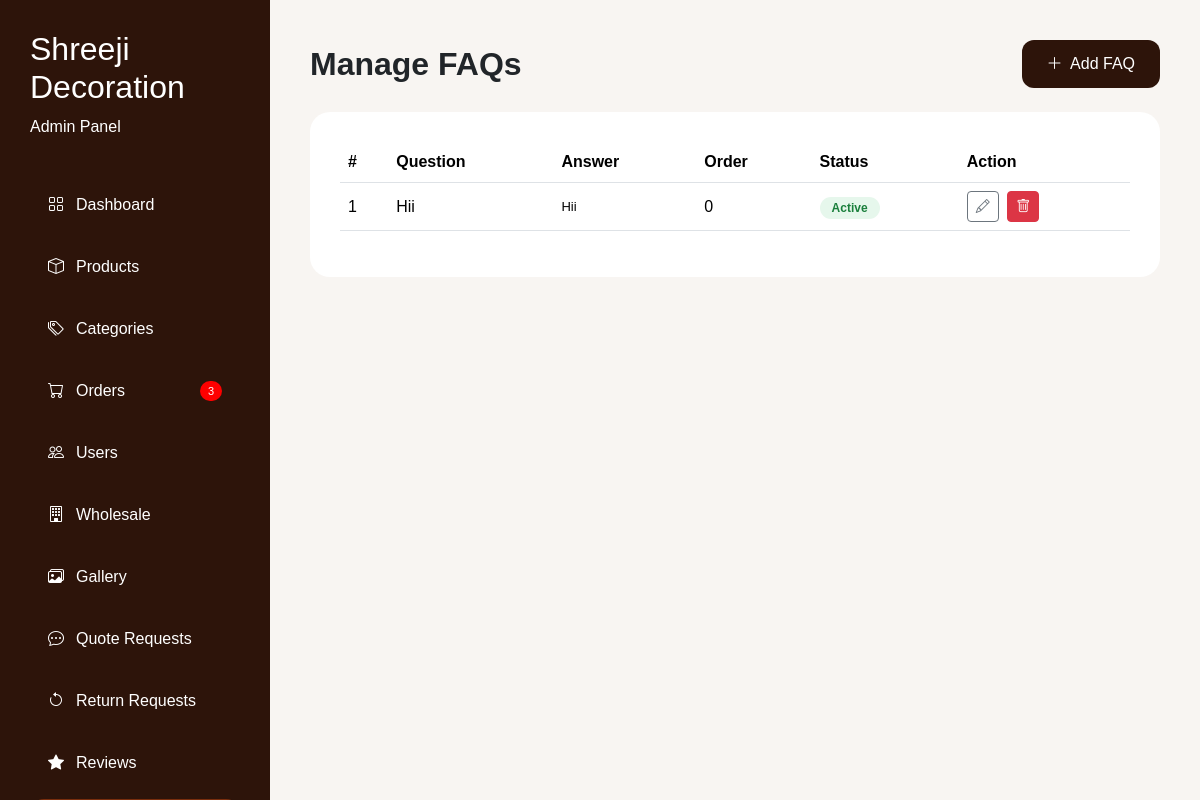
Screenshot of /admin/faq.php (signed in) with the database file from the repository.
### tables this page shows
CREATE TABLE `faq` (
  `id` int(11) NOT NULL,
  `question` text DEFAULT NULL,
  `answer` longtext DEFAULT NULL,
  `display_order` int(11) DEFAULT 0,
  `status` tinyint(4) DEFAULT 1
);

### admin/faq.php (the view, shortened to what this page needs)
<?php
require_once '../config/db.php';
$faqs = mysqli_query($conn, "SELECT * FROM faq ORDER BY display_order ASC, id DESC");
?>
<!DOCTYPE html>
<html>
<head>
    <link href="https://cdn.jsdelivr.net/npm/bootstrap@5.3.3/dist/css/bootstrap.min.css" rel="stylesheet">
    <link rel="stylesheet" href="https://cdn.jsdelivr.net/npm/bootstrap-icons@1.11.3/font/bootstrap-icons.min.css">
</head>
<body>
    <?php include 'includes/sidebar.php'; ?>
    <div class="main-content">
        <div class="d-flex justify-content-between align-items-center mb-4">
            <h2 class="fw-bold mb-0">Manage FAQs</h2>
            <button class="btn-save" data-bs-toggle="modal" data-bs-target="#addFaqModal">
                <i class="bi bi-plus-lg me-1"></i> Add FAQ
            </button>
        </div>
        <div class="card-box">
            <table class="table">
                <thead>
                    <tr>
                        <th>#</th>
                        <th>Question</th>
                        <th>Answer</th>
                        <th>Order</th>
                        <th>Status</th>
                        <th>Action</th>
                    </tr>
                </thead>
                <tbody>
                    <?php while ($faq = mysqli_fetch_assoc($faqs)) { ?>
                        <tr>
                            <td><?= (int) $faq['id']; ?></td>
                            <td class="faq-question"><?= htmlspecialchars($faq['question']); ?></td>
                            <td class="faq-answer-preview">
                                <?php
                                    $answerPreview = $faq['answer'];
                                ?>
                                <?= htmlspecialchars($answerPreview); ?>
                            </td>
                            <td><?= (int) $faq['display_order']; ?></td>
                            <td>
                                <a href="faq.php?toggle=<?= (int) $faq['id']; ?>" class="text-decoration-none">
                                    <span class="status-pill <?= $faq['status'] == 1 ? 'status-active' : 'status-inactive'; ?>">
                                        <?= $faq['status'] == 1 ? 'Active' : 'Inactive'; ?>
                                    </span>
                                </a>
                            </td>
                            <td>
                                <button
                                    class="btn btn-outline-secondary btn-sm me-1 edit-faq-btn"
                                    data-bs-toggle="modal"
                                    data-bs-target="#editFaqModal"
                                    data-id="<?= (int) $faq['id']; ?>"
                                    data-question="<?= htmlspecialchars($faq['question'], ENT_QUOTES); ?>"
                                    data-answer="<?= htmlspecialchars($faq['answer'], ENT_QUOTES); ?>"
                                    data-order="<?= (int) $faq['display_order']; ?>">
                                    <i class="bi bi-pencil"></i>
                                </button>
                                <a href="faq.php?delete=<?= (int) $faq['id']; ?>"
                                    class="btn btn-danger btn-sm"
                                    onclick="return confirm('Delete this FAQ?')">
                                    <i class="bi bi-trash"></i>
                                </a>
                            </td>
                        </tr>
                    <?php } ?>
                </tbody>
            </table>
        </div>
    </div>
</body>
</html>

### admin/faq.php (style rules this page uses)
body { background: #f8f5f2; font-family: Poppins, sans-serif; }
.main-content { margin-left: 270px; padding: 40px; }
.card-box { background: #fff; padding: 30px; border-radius: 20px; }
.btn-save { background: #2d140a; color: #fff; border: none; padding: 12px 25px; border-radius: 12px; }
.table td { vertical-align: middle; }
.faq-question { max-width: 340px; }
.faq-answer-preview { max-width: 380px; color: #777; font-size: 13px; }
.status-pill { padding: 4px 12px; border-radius: 30px; font-size: 12px; font-weight: 600; }
.status-active { background: #e6f7ec; color: #1a7f3c; }

### rows the page displays
faq: id "1", question "Hii", answer "Hii", display_order "0", status "Active"

### other values shown
$newOrders "3"
